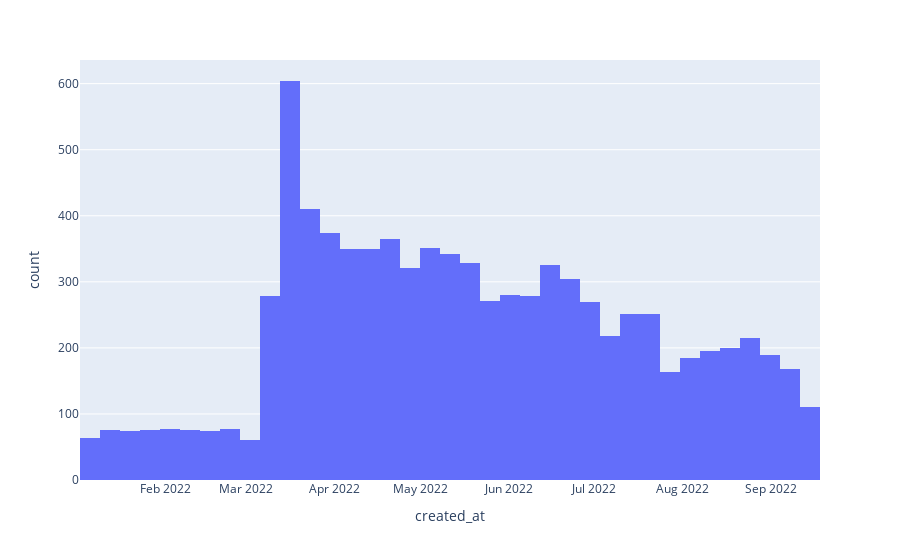

This figure's notebook cell:
### Markdown cell above
1. Дата

### Code cell
fig = px.histogram(ads, x="created_at")
fig.show()

### Figure 1 — Plotly figure (JSON) as saved in the notebook; plotly's stock layout.template omitted (floating-point values rounded to 4 significant figures; data arrays with more than 128 entries replaced by an {"elided": "..."} marker saying what was removed)
{"data": [{"alignmentgroup": "True", "bingroup": "x", "hovertemplate": "created_at=%{x}<br>count=%{y}<extra></extra>", "legendgroup": "", "marker": {"color": "#636efa", "pattern": {"shape": ""}}, "name": "", "offsetgroup": "", "orientation": "v", "showlegend": false, "type": "histogram", "x": {"elided": "8602 str values"}, "xaxis": "x", "yaxis": "y"}], "layout": {"barmode": "relative", "legend": {"tracegroupgap": 0}, "margin": {"t": 60}, "xaxis": {"anchor": "y", "domain": [0, 1], "title": {"text": "created_at"}}, "yaxis": {"anchor": "x", "domain": [0, 1], "title": {"text": "count"}}}}
